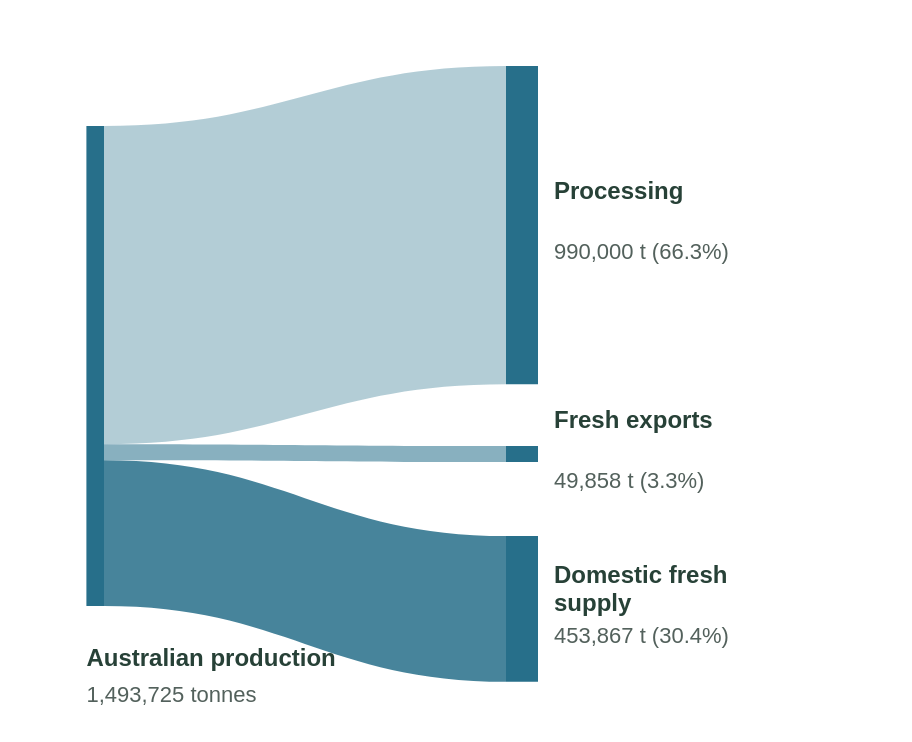

This figure's Vega-Lite source:
### Vega specification from a JSON file in a GitHub repository (floating-point values rounded to 4 significant figures)
{"$schema": "https://vega.github.io/schema/vega/v5.json", "width": 440, "height": 355, "padding": 8, "autosize": "pad", "background": "transparent", "config": {"font": "Arial"}, "data": [{"name": "flows", "values": [{"name": "Processing", "tonnes": 990000, "share": 66.28, "sy": 55, "sy2": 214.1, "ty": 25, "ty2": 184.1, "opacity": 0.35}, {"name": "Fresh exports", "tonnes": 49858, "share": 3.338, "sy": 214.1, "sy2": 222.1, "ty": 215, "ty2": 223.0, "opacity": 0.55}, {"name": "Domestic fresh supply", "tonnes": 453867, "share": 30.38, "sy": 222.1, "sy2": 295.0, "ty": 260, "ty2": 332.9, "opacity": 0.85}]}], "marks": [{"type": "path", "from": {"data": "flows"}, "encode": {"enter": {"fill": {"value": "#276f8a"}, "fillOpacity": {"field": "opacity"}, "tooltip": {"signal": "{'Destination':datum.name,'Tonnes':format(datum.tonnes,',.0f'),'Share of production':format(datum.share,'.1f')+'%'}"}}, "update": {"path": {"signal": "'M'+width*.10+','+datum.sy+' C'+(width*.10+(flowEnd-width*.10)*.45)+','+datum.sy+' '+(width*.10+(flowEnd-width*.10)*.55)+','+datum.ty+' '+flowEnd+','+datum.ty+' L'+flowEnd+','+datum.ty2+' C'+(width*.10+(flowEnd-width*.10)*.55)+','+datum.ty2+' '+(width*.10+(flowEnd-width*.10)*.45)+','+datum.sy2+' '+width*.10+','+datum.sy2+' Z'"}}}}, {"type": "rect", "encode": {"update": {"x": {"signal": "width*.08"}, "x2": {"signal": "width*.10"}, "y": {"value": 55}, "y2": {"value": 295}, "fill": {"value": "#276f8a"}}}}, {"type": "text", "encode": {"update": {"x": {"signal": "width*.08"}, "y": {"value": 325}, "text": {"value": "Australian production"}, "fontSize": {"value": 12}, "fontWeight": {"value": "bold"}, "fill": {"value": "#274137"}}}}, {"type": "text", "encode": {"update": {"x": {"signal": "width*.08"}, "y": {"value": 343}, "text": {"value": "1,493,725 tonnes"}, "fontSize": {"value": 11}, "fill": {"value": "#53615c"}}}}, {"type": "rect", "from": {"data": "flows"}, "encode": {"update": {"x": {"signal": "flowEnd"}, "x2": {"signal": "flowEnd+16"}, "y": {"field": "ty"}, "y2": {"field": "ty2"}, "fill": {"value": "#276f8a"}}}}, {"type": "text", "from": {"data": "flows"}, "encode": {"update": {"x": {"signal": "flowEnd+24"}, "y": {"signal": "(datum.ty+datum.ty2)/2-13"}, "text": {"signal": "datum.name=='Domestic fresh supply' ? ['Domestic fresh','supply'] : datum.name"}, "fontSize": {"value": 12}, "fontWeight": {"value": "bold"}, "fill": {"value": "#274137"}, "lineHeight": {"value": 14}}}}, {"type": "text", "from": {"data": "flows"}, "encode": {"update": {"x": {"signal": "flowEnd+24"}, "y": {"signal": "(datum.ty+datum.ty2)/2+17"}, "text": {"signal": "format(datum.tonnes,',.0f')+' t ('+format(datum.share,'.1f')+'%)'"}, "fontSize": {"value": 11}, "fill": {"value": "#53615c"}}}}], "signals": [{"name": "flowEnd", "update": "max(width*0.35,width-195)"}]}
